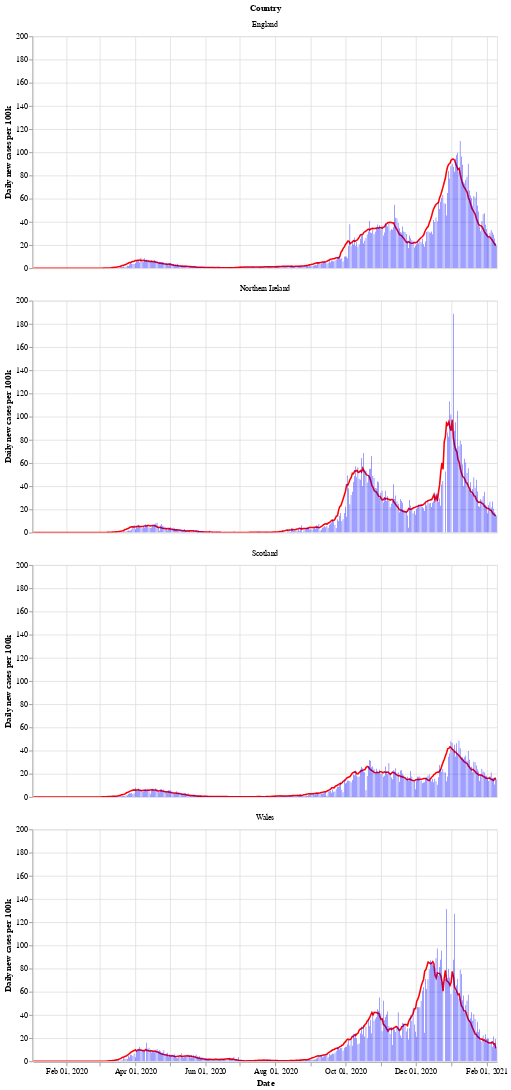

The notebook cell this image was saved under:
### Markdown cell above
Next is a bar chart of the number of new cases in each country (per 100k population), with the 7 day moving average of cases. Again we see that Wales saw a longer period of raising and falling cases compared to the other countries.

After a period of cases falling, each nation is now seeing a rise in the number of cases - especially in Wales.

### Code cell
# collapse
bars = alt.Chart(uk_cases).mark_bar().encode(
    x=alt.X("yearmonthdate(date):T", axis=alt.Axis(title='Date')),
    y=alt.Y("newCasesRate:Q", axis=alt.Axis(title='Daily new cases per 100k')),
    tooltip='newCasesRate',
    color=alt.condition(
        alt.datum.dailyChange > 0,
        alt.value("orange"),  # The positive color
        alt.value("blue")  # The negative color
    )
).properties(title='New cases per 100k population with rolling 7 day average', width=600).interactive()
line = alt.Chart(uk_cases).mark_line(
    color='red',
    size=2,
).transform_window(
    rolling_mean='mean(newCasesRate)',
    frame=[0, 7],
    groupby=['areaName']
).encode(
    x='yearmonthdate(date):T',
    y='rolling_mean:Q'
)
alt.layer(line, bars, data=uk_cases).facet(alt.Row('areaName', title='Country'), columns=1)

### Figure 1 — Vega-Lite specification as saved in the notebook (floating-point values rounded to 4 significant figures; data arrays with more than 128 entries replaced by an {"elided": "..."} marker saying what was removed)
{"config": {"view": {"continuousWidth": 400, "continuousHeight": 300}}, "data": {"name": "data-9aa85ccdaf2b636097c0ff16308a7033"}, "facet": {"type": "nominal", "field": "areaName", "title": "Country"}, "spec": {"layer": [{"mark": {"type": "line", "color": "red", "size": 2}, "encoding": {"x": {"type": "temporal", "field": "date", "timeUnit": "yearmonthdate"}, "y": {"type": "quantitative", "field": "rolling_mean"}}, "transform": [{"window": [{"op": "mean", "field": "newCasesRate", "as": "rolling_mean"}], "frame": [0, 7], "groupby": ["areaName"]}]}, {"mark": "bar", "encoding": {"color": {"condition": {"value": "orange", "test": "(datum.dailyChange > 0)"}, "value": "blue"}, "tooltip": {"type": "quantitative", "field": "newCasesRate"}, "x": {"type": "temporal", "axis": {"title": "Date"}, "field": "date", "timeUnit": "yearmonthdate"}, "y": {"type": "quantitative", "axis": {"title": "Daily new cases per 100k"}, "field": "newCasesRate"}}, "selection": {"selector002": {"type": "interval", "bind": "scales", "encodings": ["x", "y"]}}, "title": "New cases per 100k population with rolling 7 day average", "width": 600}]}, "columns": 1, "$schema": "https://vega.github.io/schema/vega-lite/v4.8.1.json", "datasets": {"data-9aa85ccdaf2b636097c0ff16308a7033": {"elided": "1616 records"}}}
